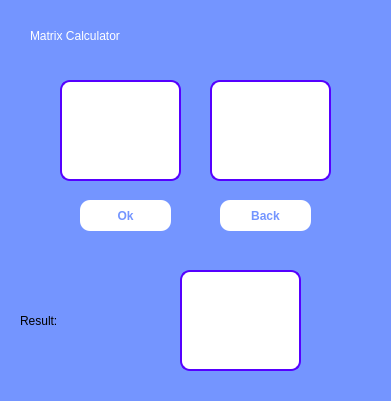
<?xml version="1.0" encoding="UTF-8"?>
<ui version="4.0">
 <class>Form</class>
 <widget class="QWidget" name="Form">
  <property name="geometry">
   <rect>
    <x>0</x>
    <y>0</y>
    <width>391</width>
    <height>401</height>
   </rect>
  </property>
  <property name="windowTitle">
   <string>Matrix Calculator</string>
  </property>
  <property name="styleSheet">
   <string notr="true">*{
	background-color:rgb(116, 149, 255);
}
QPushButton{
	background-color:white;
	color:rgb(116, 149, 255);
	border-radius:10px;
	font-weight:bold;
}
QPushButton:hover{
	background-color:rgb(116, 149, 255);
	color:white;
	border: 3px solid rgb(43, 92, 255);
}
QPlainTextEdit{
	font-size:18px;
	color:rgb(43, 92, 255);
}</string>
  </property>
  <widget class="QLabel" name="label">
   <property name="geometry">
    <rect>
     <x>30</x>
     <y>20</y>
     <width>341</width>
     <height>31</height>
    </rect>
   </property>
   <property name="styleSheet">
    <string notr="true">font: 81 20pt &quot;JetBrains Mono NL ExtraBold&quot;;
color:rgb(255, 255, 255)</string>
   </property>
   <property name="text">
    <string>Matrix Calculator</string>
   </property>
  </widget>
  <widget class="QPushButton" name="okBtn_2">
   <property name="geometry">
    <rect>
     <x>80</x>
     <y>200</y>
     <width>91</width>
     <height>31</height>
    </rect>
   </property>
   <property name="text">
    <string>Ok</string>
   </property>
  </widget>
  <widget class="QPlainTextEdit" name="matrix2">
   <property name="geometry">
    <rect>
     <x>210</x>
     <y>80</y>
     <width>121</width>
     <height>101</height>
    </rect>
   </property>
   <property name="styleSheet">
    <string notr="true">background-color:white;
border-radius: 10px;
border: 2px solid rgb(85, 0, 255)</string>
   </property>
  </widget>
  <widget class="QPlainTextEdit" name="matrix1">
   <property name="geometry">
    <rect>
     <x>60</x>
     <y>80</y>
     <width>121</width>
     <height>101</height>
    </rect>
   </property>
   <property name="styleSheet">
    <string notr="true">background-color:white;
border-radius: 10px;
border: 2px solid rgb(85, 0, 255)</string>
   </property>
  </widget>
  <widget class="QPlainTextEdit" name="result">
   <property name="geometry">
    <rect>
     <x>180</x>
     <y>270</y>
     <width>121</width>
     <height>101</height>
    </rect>
   </property>
   <property name="styleSheet">
    <string notr="true">background-color:white;
border-radius: 10px;
border: 2px solid rgb(85, 0, 255)</string>
   </property>
  </widget>
  <widget class="QLabel" name="label_2">
   <property name="geometry">
    <rect>
     <x>20</x>
     <y>300</y>
     <width>141</width>
     <height>41</height>
    </rect>
   </property>
   <property name="styleSheet">
    <string notr="true">font: 20pt &quot;Lucida Console&quot;;</string>
   </property>
   <property name="text">
    <string>Result:</string>
   </property>
  </widget>
  <widget class="QPushButton" name="back">
   <property name="geometry">
    <rect>
     <x>220</x>
     <y>200</y>
     <width>91</width>
     <height>31</height>
    </rect>
   </property>
   <property name="text">
    <string>Back</string>
   </property>
  </widget>
 </widget>
 <resources/>
 <connections/>
</ui>
